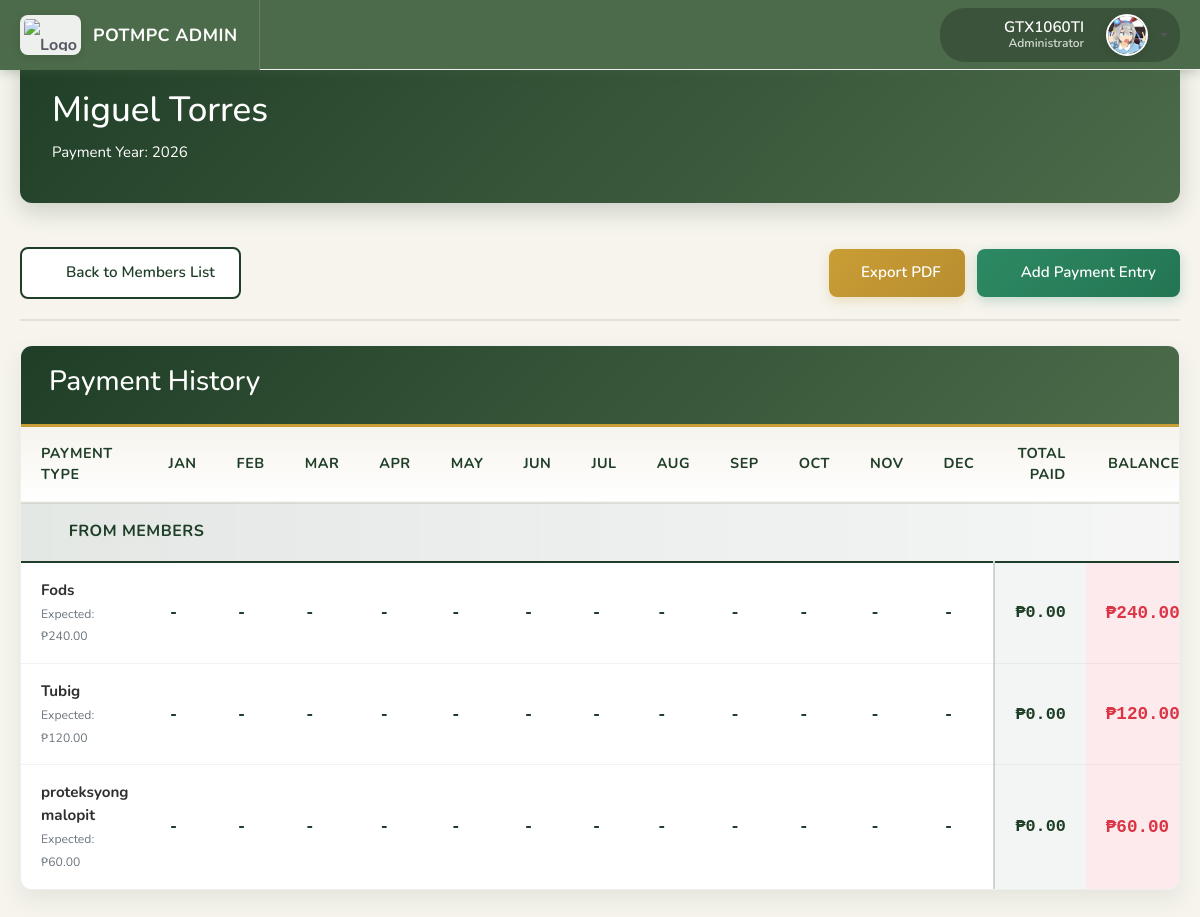
/payments/1/from-members/1/ (signed in), run on the app's committed database.
### coop/models.py (models this page shows, shortened)
class User(AbstractUser):
    ROLE_CHOICES = (
        ('superadmin', 'Superadmin'),
        ('admin', 'Admin'),
        ('manager', 'Manager'),
        ('client', 'Client Member'),
    )
    role = models.CharField(max_length=20, choices=ROLE_CHOICES, default='client')
    full_name = models.CharField(max_length=255)
    phone_number = models.CharField(max_length=20, unique=True, null=True, blank=True)
    dormant = models.IntegerField(default=0)  # 0 = Pending, 1 = Not Dormant
    id_image = models.ImageField(upload_to=id_upload_path, null=True, blank=True)
    profile_image = models.ImageField(upload_to=profile_upload_path, null=True, blank=True)
    email = models.EmailField(unique=True)
    groups = models.ManyToManyField(
        Group,
        related_name="coop_user_set",  # <-- unique related_name
        blank=True,
        help_text="The groups this user belongs to.",
        verbose_name="groups"
    )
    user_permissions = models.ManyToManyField(
        Permission,
        related_name="coop_user_permissions",  # <-- unique related_name
        blank=True,
        help_text="Specific permissions for this user.",
        verbose_name="user permissions"
    )

class Member(models.Model):
    SEX_CHOICES = [
        ('M', 'Male'),
        ('F', 'Female'),
        ('O', 'Other'),
    ]
    full_name = models.CharField(max_length=255)
    batch = models.ForeignKey(Batch, on_delete=models.CASCADE, related_name="members")
    batch_monitoring_number = models.PositiveIntegerField()
    is_dormant = models.BooleanField(default=False)
    age = models.PositiveSmallIntegerField(null=True, blank=True, help_text="Member's age")
    sex = models.CharField(max_length=1, choices=SEX_CHOICES, null=True, blank=True, help_text="Member's sex")
    phone_number = models.CharField(max_length=20, null=True, blank=True, help_text="Member's phone number (overridden by user account if linked)")
    email = models.EmailField(null=True, blank=True, help_text="Member's email (overridden by user account if linked)")
    user_account = models.OneToOneField(
        'User',
        on_delete=models.SET_NULL,
        null=True,
        blank=True,
        related_name='member_profile'
    )

class PaymentYear(models.Model):
    year = models.PositiveIntegerField(unique=True)
    created_at = models.DateTimeField(auto_now_add=True)
    created_by = models.ForeignKey(settings.AUTH_USER_MODEL, on_delete=models.SET_NULL, null=True, blank=True)

class PaymentType(models.Model):
    TYPE_CHOICES = [
        ('from_members', 'From Members'),
        ('other', 'Other'),
    ]
    name = models.CharField(max_length=100)
    year = models.ForeignKey(PaymentYear, on_delete=models.CASCADE, related_name='payment_types')
    payment_type = models.CharField(max_length=20, choices=TYPE_CHOICES)
    members = models.ManyToManyField(Member, related_name='payment_types', blank=True)
    amount = models.DecimalField(
        max_digits=10,
        decimal_places=2,
        null=True,
        blank=True,
        help_text="Enter the amount for this payment type. The yearly total will be calculated as: amount × frequency. Example: ₱200 × 3 times/year = ₱600 yearly total."
    )
    frequency = models.PositiveSmallIntegerField(
        default=12,
        help_text="How many times per year this payment is due (e.g., 12 for monthly, 3 for quarterly, 1 for yearly, etc.)."
    )
    is_car_wash = models.BooleanField(default=False, help_text="Is this a car wash payment type?")
    car_wash_amount = models.DecimalField(
        max_digits=10,
        decimal_places=2,
        null=True,
        blank=True,
        help_text="Service price for this car wash type (e.g., Basic=100, Premium=150)"
    )

### coop/views.py (the view, shortened to what this page needs)
# urls.py: path('payments/<int:year_id>/from-members/<int:member_id>/', views.member_payment_list, name='member_payment_list'),
@login_required
def member_payment_list(request, year_id, member_id):
    year = get_object_or_404(PaymentYear, pk=year_id)
    member = get_object_or_404(Member, pk=member_id)
    from_members_types = PaymentType.objects.filter(
        year=year,
        payment_type='from_members'
    ).order_by('name')
    from_members_data = []
    for payment_type in from_members_types:
        if payment_type.is_car_wash:
            entries = PaymentEntry.objects.filter(
                payment_type=payment_type,
                member=member,
                is_car_wash_record=True
            ).order_by('month')
            total_count = entries.count()
            monthly_breakdown = []
            for month_num in range(1, 13):
                month_entries = entries.filter(month=month_num)
                month_count = month_entries.count()
                monthly_breakdown.append({
                    'month_num': month_num,
                    'month_name': ['Jan', 'Feb', 'Mar', 'Apr', 'May', 'Jun', 'Jul', 'Aug', 'Sep', 'Oct', 'Nov', 'Dec'][month_num - 1],
                    'entries': list(month_entries.select_related('recorded_by')),
                    'total': month_count
                })
            from_members_data.append({
                'payment_type': payment_type,
                'is_car_wash': True,
                'total_count': total_count,
                'monthly_breakdown': monthly_breakdown
            })
        else:
            yearly_total = payment_type.amount * 12 if payment_type.amount else 0
            entries = PaymentEntry.objects.filter(
                payment_type=payment_type,
                member=member
            ).order_by('month')
            total_paid = entries.aggregate(total=Sum('amount_paid'))['total'] or 0
            balance = max(yearly_total - total_paid, 0)
            monthly_breakdown = []
            for month_num in range(1, 13):
                month_entries = entries.filter(month=month_num)
                month_total = month_entries.aggregate(total=Sum('amount_paid'))['total'] or 0
                monthly_breakdown.append({
                    'month_num': month_num,
                    'month_name': ['Jan', 'Feb', 'Mar', 'Apr', 'May', 'Jun', 'Jul', 'Aug', 'Sep', 'Oct', 'Nov', 'Dec'][month_num - 1],
                    'entries': list(month_entries.select_related('recorded_by')),
                    'total': month_total
                })
            from_members_data.append({
                'payment_type': payment_type,
                'is_car_wash': False,
                'yearly_total': yearly_total,
                'total_paid': total_paid,
                'balance': balance,
                'percentage_paid': (total_paid / yearly_total * 100) if yearly_total > 0 else 0,
                'is_fully_paid': balance == 0,
                'status': 'Fully Paid' if balance == 0 else ('Partially Paid' if total_paid > 0 else 'Not Paid'),
                'monthly_breakdown': monthly_breakdown
            })
    other_types = PaymentType.objects.filter(
        year=year,
        payment_type='other'
    ).order_by('name')
    other_data = []
    context = {
        'year': year,
        'member': member,
        'from_members_data': from_members_data,
        'other_data': other_data,
        'months': ['Jan', 'Feb', 'Mar', 'Apr', 'May', 'Jun', 'Jul', 'Aug', 'Sep', 'Oct', 'Nov', 'Dec'],
    }
    return render(request, 'payments/member_payment_list.html', context)

### templates/payments/member_payment_list.html (shortened to what this page needs)
{% extends 'base_no_sidebar.html' %}
{% load static %}
{% block extra_css %}
<link rel="stylesheet" href="{% static 'css/admin_payments.css' %}">
{% endblock %}
{% block content %}
<div class="content admin-dashboard full-width-content">
  <div class="payments-container">
    <div class="member-payment-summary">
      <br>
      <div class="member-payment-header">
        <div class="member-info">
          <h3 class="member-name">{{ member.full_name }}</h3>
          <p class="member-year">Payment Year: {{ year.year }}</p>
        </div>
      </div>
    </div>
    <div class="payment-actions-bar">
      <div class="payment-actions-left">
        <a href="{% url 'from_members_payment_view' year.id %}" class="payment-action-btn secondary">
          <i class="las la-arrow-left"></i> Back to Members List
        </a>
      </div>
      <div class="payment-actions-right">
        <button type="button" class="payment-action-btn btn-export" id="exportPdfBtn" data-toggle="modal" data-target="#exportModal">
           Export PDF
        </button>
        <a href="{% url 'add_payment_entry_member' year.id member.id %}" class="payment-action-btn primary">
          <i class="las la-plus"></i> Add Payment Entry
        </a>
      </div>
    </div>
    <div class="payment-table-container">
      <div class="payment-table-header">
        <h4> Payment History</h4>
      </div>
      <div class="table-responsive">
        <table class="payment-table">
        <thead>
          <tr>
            <th>Payment Type</th>
            {% for month in months %}
              <th class="text-right">{{ month }}</th>
            {% endfor %}
            <th class="text-right">Total Paid</th>
            <th class="text-right">Balance</th>
          </tr>
        </thead>
        <tbody>
          {% if from_members_data %}
            <tr class="payment-section-header from-members">
              <td colspan="16">
                <i class="las la-users"></i> FROM MEMBERS
              </td>
            </tr>
            {% for data in from_members_data %}
              <tr>
                <td>
                  <strong>{{ data.payment_type.name }}</strong>
                  {% if data.is_car_wash %}
                    <br><small style="color: #6c757d;">Car Wash Records</small>
                  {% else %}
                    <br><small style="color: #6c757d;">Expected: ₱{{ data.yearly_total|floatformat:2 }}</small>
                  {% endif %}
                </td>
                {% for month_data in data.monthly_breakdown %}
                  <td class="amount-cell">
                    {% if month_data.total > 0 %}
                      {% if data.is_car_wash %}
                        {{ month_data.total }}
                      {% else %}
                        ₱{{ month_data.total|floatformat:2 }}
                      {% endif %}
                    {% else %}
                      -
                    {% endif %}
                  </td>
                {% endfor %}
                <td class="amount-cell" style="font-weight: 700; background: rgba(31, 62, 39, 0.05); border-left: 2px solid rgba(31, 62, 39, 0.2);">
                  {% if data.is_car_wash %}
                    {{ data.total_count }}
                  {% else %}
                    ₱{{ data.total_paid|floatformat:2 }}
                  {% endif %}
                </td>
                {% if data.is_car_wash %}
                  <td class="amount-cell" style="font-weight: 700; font-size: 1.1rem;">
                    -
                  </td>
                  <td class="text-center">
                    <span class="badge badge-info">{{ data.total_count }} logged</span>
                  </td>
                {% else %}
                  <td class="amount-cell" style="font-weight: 700; font-size: 1.1rem; {% if data.is_fully_paid %}color: #28a745; background: rgba(40, 167, 69, 0.1);{% elif data.total_paid > 0 %}color: #ffc107; background: rgba(255, 193, 7, 0.1);{% else %}color: #dc3545; background: rgba(220, 53, 69, 0.1);{% endif %}">
                    ₱{{ data.balance|floatformat:2 }}
                  </td>
                {% endif %}
              </tr>
            {% endfor %}
          {% endif %}
        </tbody>
        </table>
      </div>
    </div>
  </div>
</div>
{% endblock %}

### templates/base_no_sidebar.html (shortened to what this page needs)
{% load static %}
<!DOCTYPE html>
<html>
<head>
    <link rel="stylesheet" href="{% static 'css/bootstrap.min.css' %}">
    <link rel="stylesheet" href="{% static 'css/ready.css' %}">
    <link rel="stylesheet" href="https://maxst.icons8.com/vue-static/landings/line-awesome/line-awesome/1.3.0/css/line-awesome.min.css">
    <link rel="stylesheet" href="{% static 'css/toast.css' %}">
    <link rel="stylesheet" href="{% static 'css/user_custom.css' %}">
    <link rel="stylesheet" href="{% static 'css/admin_all.css' %}">
    <link rel="stylesheet" href="{% static 'css/admin_responsive.css' %}">
    <link rel="stylesheet" href="{% static 'css/admin_forms.css' %}">
    <link rel="stylesheet" href="{% static 'css/admin_payments.css' %}">
    <link rel="stylesheet" href="{% static 'css/notifications.css' %}">
    <link href="https://cdn.jsdelivr.net/npm/select2@4.1.0-rc.0/dist/css/select2.min.css" rel="stylesheet" />
    <link href="https://cdn.jsdelivr.net/npm/select2-bootstrap-5-theme@1.3.0/dist/select2-bootstrap-5-theme.min.css" rel="stylesheet" />
    {% block extra_css %}{% endblock %}
</head>
<body>
    <div class="main-header">
        <div class="logo-header d-flex align-items-center">
            <a href="{% url 'home' %}" class="logo">
                <img src="{% static 'img/home.png' %}" alt="Logo">
                <span class="logo-text">POTMPC ADMIN</span>
            </a>
        </div>
        <nav class="navbar navbar-header navbar-expand-lg">
            <div class="container-fluid">
                <ul class="navbar-nav topbar-nav ml-md-auto align-items-center">
                    <li class="nav-item notification-bell-container">
                        <button class="notification-bell-btn" id="notificationBellBtn" aria-label="Notifications" title="Notifications">
                            <i class="las la-bell"></i>
                        </button>
                    </li>
                    <li class="nav-item dropdown">
                        <a href="#" class="dropdown-toggle profile-pic" id="userAvatarDropdown" data-toggle="dropdown" aria-expanded="false">
                            <div class="user-name-display">
                                <span class="user-name-primary">{{ user.username }}</span>
                                <span class="user-name-secondary">Administrator</span>
                            </div>
                            <div class="avatar-wrapper">
                                {% if user.is_authenticated and user.profile_image %}
                                    <img src="{{ user.profile_image.url }}" alt="Profile">
                                {% else %}
                                    <img src="{% static 'img/boss.jpg' %}" alt="Default Profile">
                                {% endif %}
                            </div>
                        </a>
                    </li>
                </ul>
            </div>
        </nav>
    </div>
    <main class="main-content-no-sidebar">
        {% block content %}{% endblock %}
    </main>
</body>
</html>

### data on the page
User: username "GTX1060TI"
Member: full_name "Miguel Torres"
PaymentYear: year "2026"
PaymentType: payment_type.name "Fods", yearly_total "240.00", total_paid "0.00", balance "240.00"
PaymentType: payment_type.name "Tubig", yearly_total "120.00", total_paid "0.00", balance "120.00"
PaymentType: payment_type.name "proteksyong malopit", yearly_total "60.00", total_paid "0.00", balance "60.00"

### other printed values
{{ month }} "JAN" "FEB" "MAR" "APR" "MAY" "JUN" "JUL" "AUG" "SEP" "OCT" "NOV" "DEC"
